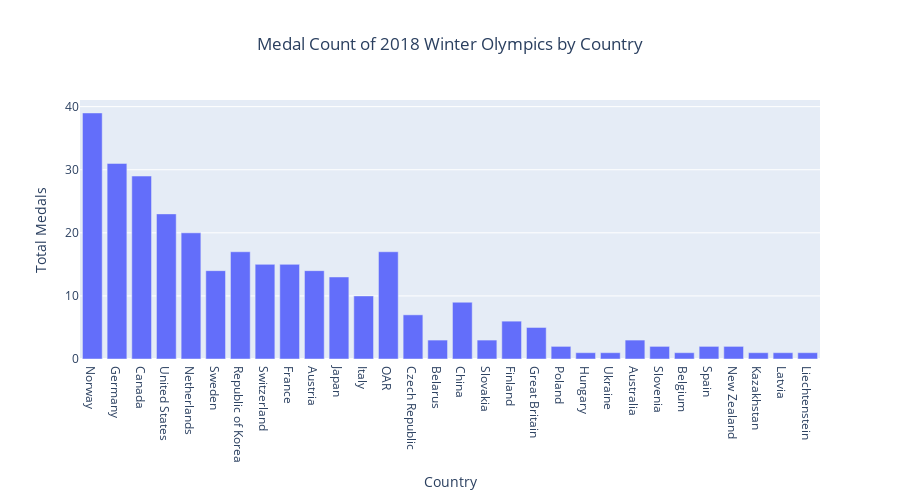

Notebook code for this chart:
### Markdown cell above
## Simple Bar Chart

### Code cell
data = [go.Bar(x=df['NOC'], 
               y=df['Total'])] 
layout = go.Layout(title='Medal Count of 2018 Winter Olympics by Country',
                   title_x=0.5,
                   xaxis_title='Country',
                   yaxis_title='Total Medals',
                   height=500)
fig = go.Figure(data=data, layout=layout)
fig.show()

### Figure 1 — Plotly figure (JSON) as saved in the notebook; plotly's stock layout.template omitted (floating-point values rounded to 4 significant figures)
{"data": [{"type": "bar", "x": ["Norway", "Germany", "Canada", "United States", "Netherlands", "Sweden", "Republic of Korea", "Switzerland", "France", "Austria", "Japan", "Italy", "OAR", "Czech Republic", "Belarus", "China", "Slovakia", "Finland", "Great Britain", "Poland", "Hungary", "Ukraine", "Australia", "Slovenia", "Belgium", "Spain", "New Zealand", "Kazakhstan", "Latvia", "Liechtenstein"], "y": [39, 31, 29, 23, 20, 14, 17, 15, 15, 14, 13, 10, 17, 7, 3, 9, 3, 6, 5, 2, 1, 1, 3, 2, 1, 2, 2, 1, 1, 1]}], "layout": {"height": 500, "title": {"text": "Medal Count of 2018 Winter Olympics by Country", "x": 0.5}, "xaxis": {"title": {"text": "Country"}}, "yaxis": {"title": {"text": "Total Medals"}}}}
